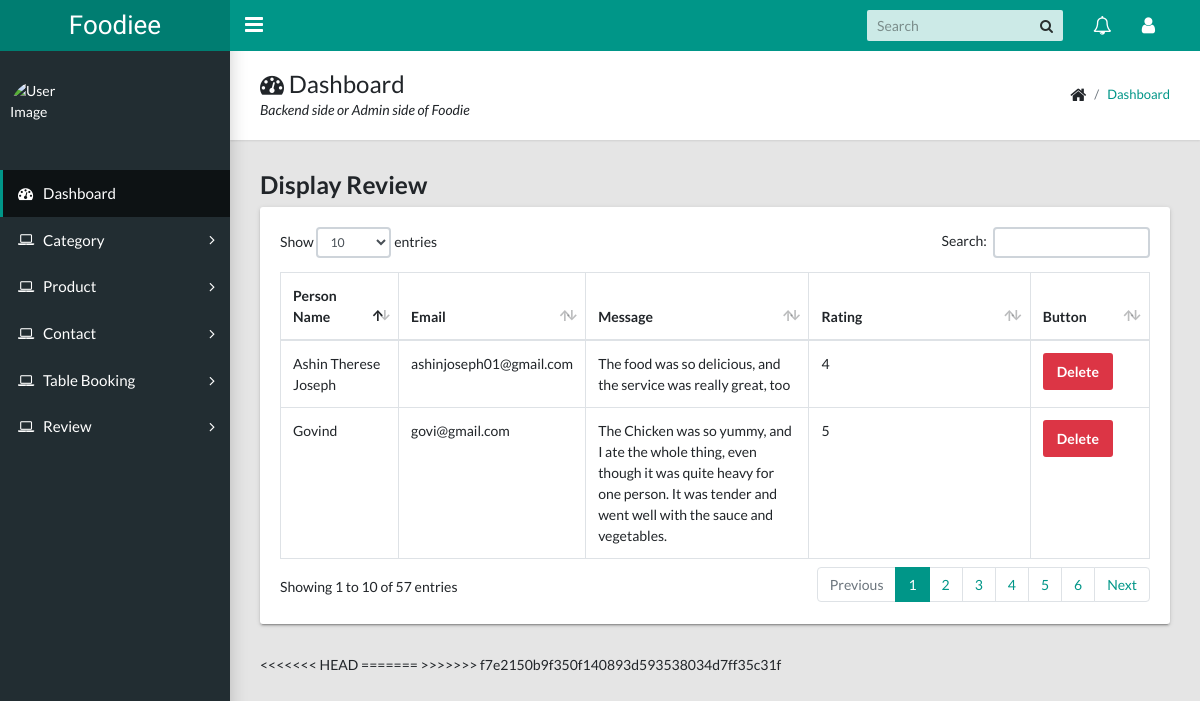
Page /backendfood/ReviewDisplay/ on the earlier database version.
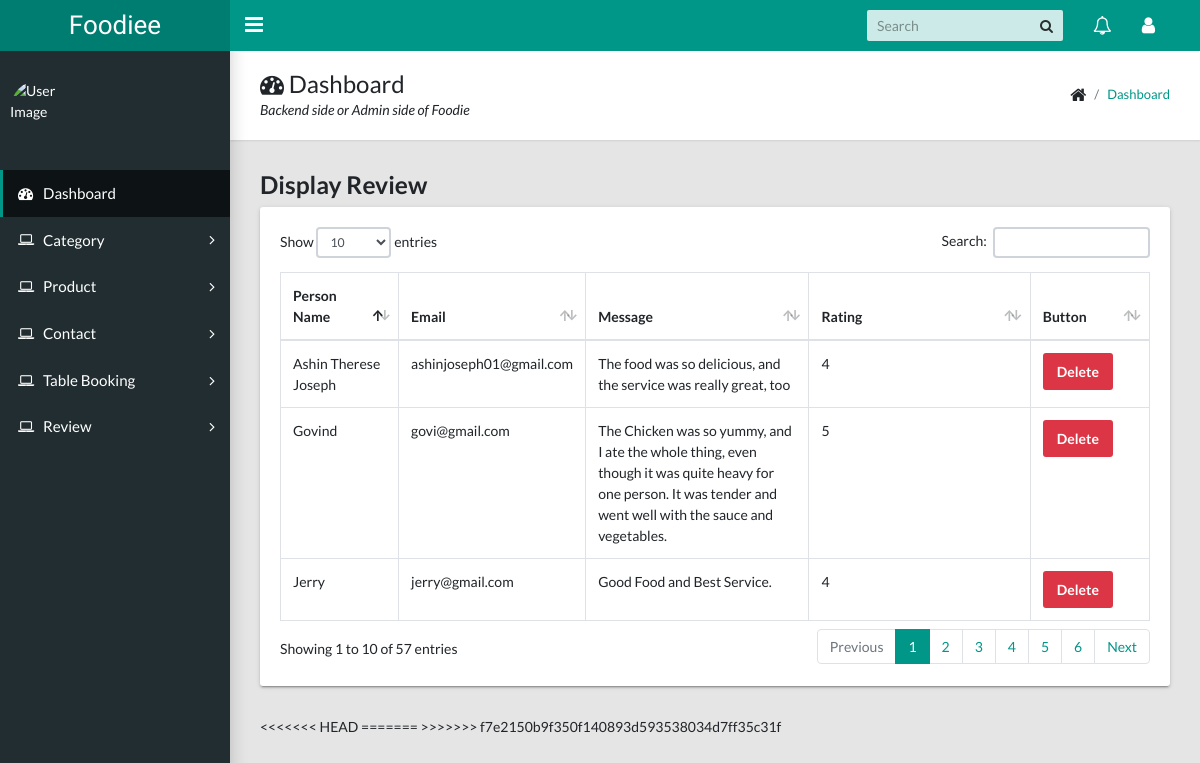
Same page on the later database version.
### frontendfood/models.py (models this page shows)
class reviewDb(models.Model):
    rev_name=models.CharField(max_length=50,null=True,blank=True)
    rev_email=models.EmailField(max_length=200,null=True,blank=True)
    rev_message=models.CharField(max_length=200,null=True,blank=True)
    rev_rate=models.IntegerField(null=True,blank=True)

### backendfood/views.py (the view)
# urls.py: path('ReviewDisplay/', views.review_display, name="ReviewDisplay"),
def review_display(request):
    rdata=reviewDb.objects.all()
    return render(request, "display_review.html",{'rdata':rdata})

### backendfood/templates/display_review.html (shortened to what the changed rows need)
<!DOCTYPE html>
{% extends 'index.html' %}
{% block content %}
<html lang="en">
<head>
</head>
<body>
<div class="row">
        <div class="col-md-12">
          <div class="tile">
            <div class="tile-body">
              <div id="sampleTable_wrapper" class="dataTables_wrapper container-fluid dt-bootstrap4 no-footer"><div class="row"><div class="col-sm-12"><table class="table table-hover table-bordered dataTable no-footer" id="sampleTable" role="grid" aria-describedby="sampleTable_info">
                <thead>
                  <tr role="row">
                    <th class="sorting_asc" tabindex="0" aria-controls="sampleTable" rowspan="1" colspan="1" aria-sort="ascending" aria-label="Name: activate to sort column descending" style="width: 80px;">Person Name</th>
                    <th class="sorting" tabindex="0" aria-controls="sampleTable" rowspan="1" colspan="1" aria-label="Office: activate to sort column ascending" style="width: 80px;">Email</th>
                    <th class="sorting" tabindex="0" aria-controls="sampleTable" rowspan="1" colspan="1" aria-label="Office: activate to sort column ascending" style="width: 200px;">Message</th>
                    <th class="sorting" tabindex="0" aria-controls="sampleTable" rowspan="1" colspan="1" aria-label="Office: activate to sort column ascending" style="width: 200px;">Rating</th>
                    <th class="sorting" tabindex="0" aria-controls="sampleTable" rowspan="1" colspan="1" aria-label="Office: activate to sort column ascending" style="width: 80px;">Button</th>
                </thead>
                <tbody>
                {% for i in rdata %}
                <tr role="row" class="odd">
                    <td class="sorting_1">{{i.rev_name}}</td>
                    <td>{{i.rev_email}}</td>
                    <td>{{i.rev_message}}</td>
                    <td>{{i.rev_rate}}</td>
                    <td>
                        <a href="{% url 'Delete_review' Did=i.id %}"><button class="btn btn-danger" type="button">Delete</button></a>
                    </td>
                  </tr>
                {% endfor %}
                </tbody>
              </table></div></div></div>
            </div>
          </div>
        </div>
      </div>
</body>
</html>
{% endblock %}

Differences in the rows shown:
added reviewDb: rev_name "Jerry", rev_email "jerry@gmail.com", rev_message "Good Food and Best Service.", rev_rate "4"
